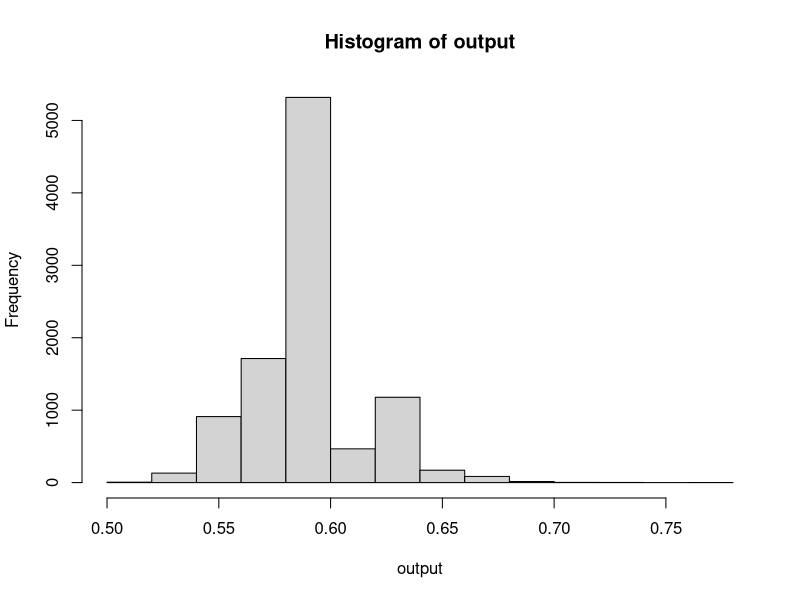

Write the R code that produced this figure.
#' ---
#' title: "Regression and Other Stories: Earnings"
#' author: "Andrew Gelman, Jennifer Hill, Aki Vehtari"
#' date: "`r format(Sys.Date())`"
#' ---

#' Bootstrapping to simulate the sampling distribution
#' 
#' -------------
#' 

#' **Load libraries**
#+ setup, message=FALSE, error=FALSE, warning=FALSE
library("here")
library("arm")

#' **Load data**
earnings <- read.csv(here("Earnings/data","earnings.csv"))
earnings_all <- read.csv(here("Earnings/data","earnings.csv"))
earnings_all$positive <- earnings_all$earn > 0
#' only non-zero earnings
earnings <- earnings_all[earnings_all$positive, ]
n <- nrow(earnings)
earn <- earnings$earn
male <- earnings$male
print(earnings[1:10,])

#' **Median of women's earnings, divided by the median of men's earnings**
print(median(earn[male==0]) / median(earn[male==1]))

#' **A single bootstrap sample**
n <- length(earn)
boot <- sample(n, replace=TRUE)
earn_boot <- earn[boot]
male_boot <- male[boot]
ratio_boot <- median(earn_boot[male_boot==0]) / median(earn_boot[male_boot==1])

#' **A set of bootstrap simulations**
Boot_ratio <- function(data){
  n <- nrow(data)
  boot <- sample(n, replace=TRUE)
  earn_boot <- data$earn[boot]
  male_boot <- data$male[boot]
  ratio_boot <- median(earn_boot[male_boot==0]) / median(earn_boot[male_boot==1])
  return(ratio_boot)
}
n_sims <- 10000
output <- replicate(n_sims, Boot_ratio(data=earnings))

#' **Summarize the results graphically and numerically**
hist(output)
print(sd(output))
